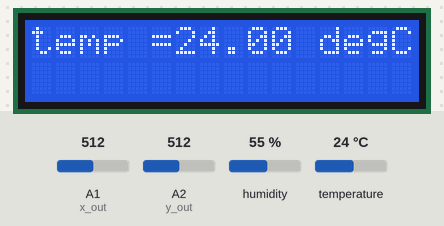
Recording of a sketch running on a simulated Arduino Uno, built with avr-gcc and run on an emulated ATmega328P. On the bench: 16×2 character LCD. The test bench sets the inputs (shaded band); at power-on: temperature 24 °C, A1 (x_out) = 512, A2 (y_out) = 512, humidity 55 %. The modem accepts every AT command (registered, SIM ready, sends succeed) and sends nothing else; what the sketch prints to the serial monitor is not drawn.

Above: at 20.3 s.
20.4 s: temperature set to 12 °C
At 38.8 s:
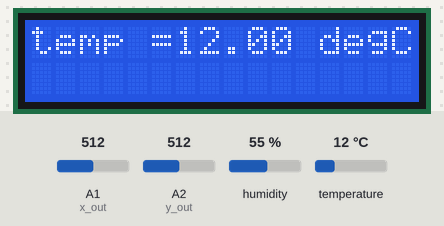
39.1 s: temperature set to 19 °C
At 57.5 s:
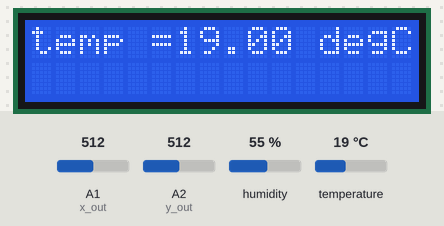
57.8 s: A1 (x_out) set to 716
At 67.4 s:
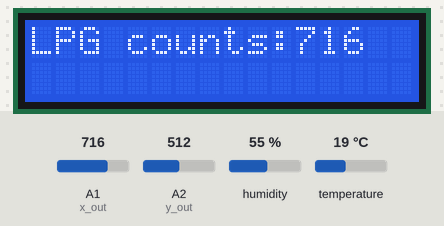
73.8 s: A2 (y_out) set to 716
At 92.1 s:
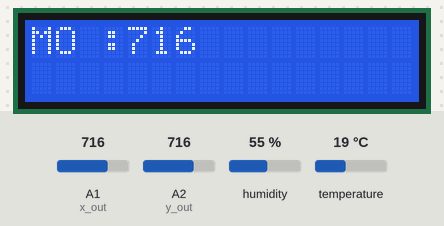
Timing chart, 0 to 93.6 s (numbered marks = the images above; inputs shaded):
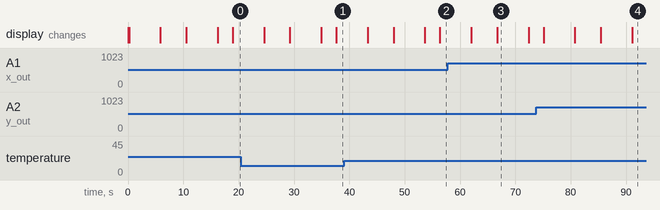

Measured:
- what the display in image 3 shows lasts 5.7 s, from 66.7 s to 72.4 s

The sketch:

garbage_2.ino
```cpp
#include <SoftwareSerial.h>///////////////////////air
#include <LiquidCrystal.h>

#define RX 2
#define TX 3
String AP = "12345678";       // CHANGE ME
String PASS = "12345678"; // CHANGE ME
String API = "3ISG9WEYPDKECLGU";   // CHANGE ME
String HOST = "api.thingspeak.com";
String PORT = "80";

String field1 = "field1";
String field2 = "field2";
String field3 = "field3";
String field4 = "field4";

int countTrueCommand;
int countTimeCommand;

boolean found = false;
float valSensor = 1;
SoftwareSerial esp8266(RX,TX);

const int rs = 9, en = 8, d4 = 7, d5 = 6, d6 = 5, d7 = 4;
LiquidCrystal lcd(rs, en, d4, d5, d6, d7);

#include "dht.h"
#define dht_apin A0// Analog Pin sensor is connected to

dht DHT;

const int x_out = A1; //
int x_adc_value;
const int y_out = A2; //
int y_adc_value;
const int z_out = A3; //
int z_adc_value;


void setup()
{

// set up the LCD's number of columns and rows:
  lcd.begin(16, 2);
  // Print a message to the LCD.
 lcd.setCursor(1, 0);
  lcd.print("AIR  monitor..");
  delay(10);
 lcd.setCursor(0, 1);
 lcd.print("  system");
// delay(1000);

  Serial.begin(9600);
  esp8266.begin(9600);
  sendCommand("AT",5,"OK");
  sendCommand("AT+CWMODE=1",5,"OK");
  sendCommand("AT+CWJAP=\""+ AP +"\",\""+ PASS +"\"",20,"OK");


}
void loop() {


  DHT.read11(dht_apin);

  lcd.clear();
  lcd.print("temp =");
  lcd.print(DHT.temperature);
  lcd.print(" degC");
  delay(1000);


 valSensor =DHT.temperature;

 String getData1 = "GET /update?api_key="+ API +"&"+ field1 +"="+String(valSensor);
 sendCommand("AT+CIPMUX=1",5,"OK");
 sendCommand("AT+CIPSTART=0,\"TCP\",\""+ HOST +"\","+ PORT,15,"OK");
 sendCommand("AT+CIPSEND=0," +String(getData1.length()+4),4,">");
 esp8266.println(getData1);
 delay(1500);
 countTrueCommand++;
 sendCommand("AT+CIPCLOSE=0",5,"OK");
////////////////////////////////////////////////////

delay(3000);

  lcd.clear();
  lcd.print("humi(%) =");
  lcd.print(DHT.humidity);
  lcd.print(" %");


valSensor = DHT.humidity;


 String getData2 = "GET /update?api_key="+ API +"&"+ field2 +"="+String(valSensor);
 sendCommand("AT+CIPMUX=1",5,"OK");
 sendCommand("AT+CIPSTART=0,\"TCP\",\""+ HOST +"\","+ PORT,15,"OK");
 sendCommand("AT+CIPSEND=0," +String(getData2.length()+4),4,">");
 esp8266.println(getData2);
 delay(1500);
 countTrueCommand++;
 sendCommand("AT+CIPCLOSE=0",5,"OK");


//////////////////////////////////////////////////
///////////////////////////////////////////////// LPG gas

    delay(3000);

    x_adc_value = analogRead(x_out);

    lcd.clear();
    lcd.print("LPG counts:");
    lcd.print(x_adc_value);
    delay(1000);

    valSensor = x_adc_value;


 String getData3 = "GET /update?api_key="+ API +"&"+ field3 +"="+String(valSensor);
 sendCommand("AT+CIPMUX=1",5,"OK");
 sendCommand("AT+CIPSTART=0,\"TCP\",\""+ HOST +"\","+ PORT,15,"OK");
 sendCommand("AT+CIPSEND=0," +String(getData2.length()+4),4,">");
 esp8266.println(getData2);
 delay(1500);
 countTrueCommand++;
 sendCommand("AT+CIPCLOSE=0",5,"OK");


//////////////////////////////////////////////////////////LPG

//////////////////////////////////////////////////////mq135/// 1

    delay(3000);
    y_adc_value = analogRead(y_out);

    lcd.clear();
    lcd.print("MO :");
    lcd.print(y_adc_value);
    delay(1000);

    valSensor = y_adc_value;


 String getData4 = "GET /update?api_key="+ API +"&"+ field4 +"="+String(valSensor);
 sendCommand("AT+CIPMUX=1",5,"OK");
 sendCommand("AT+CIPSTART=0,\"TCP\",\""+ HOST +"\","+ PORT,15,"OK");
 sendCommand("AT+CIPSEND=0," +String(getData2.length()+4),4,">");
 esp8266.println(getData2);
 delay(1500);
 countTrueCommand++;
 sendCommand("AT+CIPCLOSE=0",5,"OK");


//////////////////////////////////////////////////////////LPG


////////////////////////////////////////////
}
void sendCommand(String command, int maxTime, char readReplay[]) {
  Serial.print(countTrueCommand);
  Serial.print(". at command => ");
  Serial.print(command);
  Serial.print(" ");
  while(countTimeCommand < (maxTime*1))
  {
    esp8266.println(command);//at+cipsend
    if(esp8266.find(readReplay))//ok
    {
      found = true;
      break;
    }

    countTimeCommand++;
  }

  if(found == true)
  {
    Serial.println("OYI");
    countTrueCommand++;
    countTimeCommand = 0;
  }

  if(found == false)
  {
    Serial.println("Fail");
    countTrueCommand = 0;
    countTimeCommand = 0;
  }

  found = false;
 }
```
